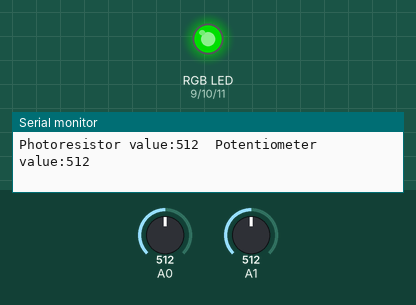
Simulated run of this sketch. Board: Arduino Uno, built with avr-gcc and run on an emulated ATmega328P. On the bench: an RGB LED mixed from three pins (HIGH = lit), the last lines printed to the serial monitor. Dashed ring = blinking. The inputs (shaded band) are chosen by the test bench; at power-on: A0 = 512, A1 = 512. Dim RGB values are drawn brighter than linear.

Above: at 1.29 s.
1.3 s: A0 set to 592
At 1.45 s:
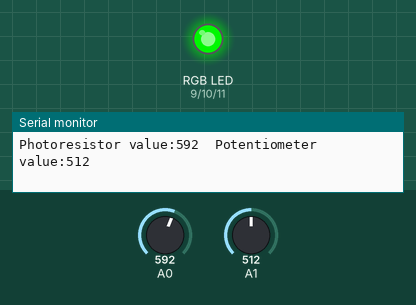
4.3 s: A0 set to 610
At 5.14 s:
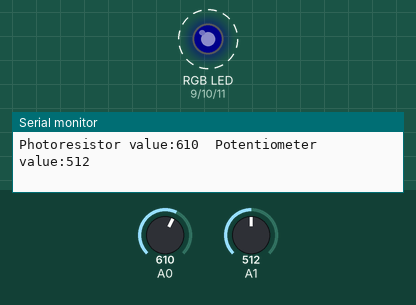
At 5.5 s:
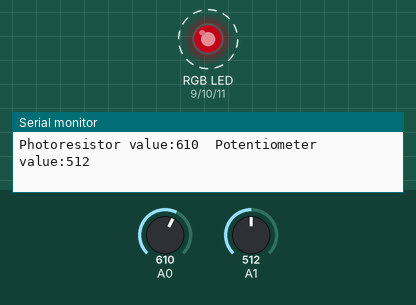
7.3 s: A1 set to 0
10.3 s: A0 set to 590
At 10.49 s:
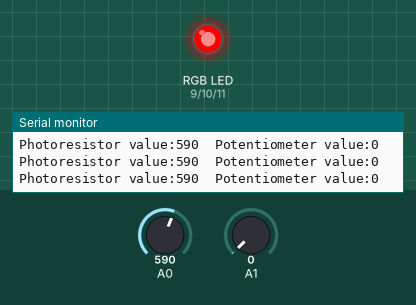
13.3 s: A1 set to 8
16.3 s: A1 set to 11
Timing chart, 0 to 20.3 s (numbered marks = the images above; inputs shaded):
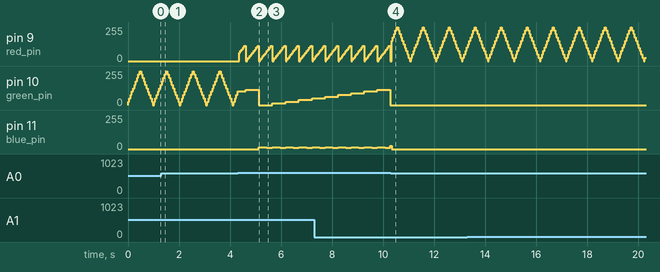

The sketch:

1d-nightlight.ino
```cpp
/*
  Terry Field, Student # 3721738
  COMP 444
  February 17th, 2025

  This sketch implements the coding challenges for Project 1D of the SparkFun Inventor's Kit
  guide.

  New behaviour includes pulsing the solid colours and cycling through all colours when the photoresistor
  value is above the threshold.

*/

int photoresistor;       // variable for storing photoresistor reading
int potentiometer;       // this variable stores a value based on the position of the knob
int threshold = 600;     // the threshold value below which to turn on the light, higher means more light on the photoresistor
float intensity = 0.0;   // intensity to display RGB values, 0% to 100%
bool increasing_brightness = true; // whether intensity is increasing or decreasing when pulsing the LED
unsigned int loop_count = 0;      // incremented every interation of the main loop

// LED pins
int red_pin = 9;
int green_pin = 10;
int blue_pin  = 11;

void setup() {
  Serial.begin(9600);
  pinMode(red_pin, OUTPUT);
  pinMode(green_pin, OUTPUT);
  pinMode(blue_pin, OUTPUT);
}

void loop() {
  loop_count++; // used when cycling through colours

  if (loop_count > 1000)
    loop_count = 0;

  photoresistor = analogRead(A0);
  potentiometer = analogRead(A1);

  Serial.print("Photoresistor value:");
  Serial.print(photoresistor);
  Serial.print("  Potentiometer value:");
  Serial.println(potentiometer);

  if (increasing_brightness) {
    intensity += 0.1;
  } else {
    intensity -= 0.1;
  }

  // Have we exceeded maximum brightness or exceeded maximum "darkness"? If so, reverse direction of change
  if (intensity > 1.0 || intensity < 0.0) {
    increasing_brightness = !increasing_brightness;
    if (intensity > 1.0)
      intensity = 1.0;
    else
      intensity = 0.0;
  }

  if (photoresistor < threshold) { // if dark turn on the nightlight
    if (potentiometer >= 0 && potentiometer <= 150)
      red();
    if (potentiometer > 150 && potentiometer <= 300)
      orange();
    if (potentiometer > 300 && potentiometer <= 450)
      yellow();
    if (potentiometer > 450 && potentiometer <= 600)
      green();
    if (potentiometer > 600 && potentiometer <= 750)
      cyan();
    if (potentiometer > 750 & potentiometer <= 900)
      blue();
    if (potentiometer > 900)
      magenta();
  } else {  // if it is not dark, cycle through all possible colours
    cycle_colours(loop_count);
  }
  delay(50); // short delay to make the serial output easier to read
}

/*
  This function calls the analogWrite functions to set the colours and intensity
  of the RGB LED.
*/
void light_rgb(float red, float green, float blue, float intensity) {
  // Negative values of rgb are possible due to rounding of float operations
  if (red < 0.0)
    red = 0;
  if (green < 0.0)
    green = 0;
  if (blue < 0.0)
    blue = 0;
  // intensity range is from 0.0 to 1.0 and second parameter of analogWrite has a range of 0 to 255.
  analogWrite(red_pin, int(intensity * 255 * red));
  analogWrite(green_pin, int(intensity * 255 * green));
  analogWrite(blue_pin, int(intensity * 255 * blue));
}

void red() {
  light_rgb(1.0, 0.0, 0.0, intensity); // 100% red
}

void orange() {
  light_rgb(1.0, 0.5, 0.0, intensity); // 100% red, 50% green
}

void yellow() {
  light_rgb(1.0, 1.0, 0.0, intensity);
}

void green() {
  light_rgb(0.0, 1.0, 0.0, intensity);
}

void cyan() {
  light_rgb(0.0, 1.0, 1.0, intensity);
}

void blue() {
  light_rgb(0.0, 0.0, 1.0, intensity);
}

void magenta() {
  light_rgb(1.0, 0.0, 1.0, intensity);
}

/*
  This function steps through all possible 1000 combinations of RGB values
  in 10% intensity increments.

  Range of integers from 0 to 999, where 1's is the red value percentage, 10's the green value percentage,
  100's the blue value percentage.
*/
void cycle_colours(int loop_count) {
  intensity = 0.50;
  light_rgb(loop_count % 10 / 10.0,
    (loop_count % 100 - (loop_count % 10))/ 100.0,
    (loop_count % 1000 - loop_count % 100 - loop_count % 10)/ 1000.0, intensity);
}
```

Measured:
- the behaviour switches between 599 and 600 on A0 (found by bisection; images 1 and 2)
- after the input at 4.3 s, pin 9 (red_pin): 0/255 → 63/255 after 0.05 s, then repeats every 0.52 s: 76/255 0.05 s, 89/255 0.05 s, 102/255 0.05 s, 114/255 0.05 s, 0/255 0.05 s, 12/255 0.05 s, 25/255 0.05 s, 38/255 0.05 s, 51/255 0.05 s, 63/255 0.05 s; pin 11 (blue_pin): alternates 12/255 for 0.31 s and 11/255 for 0.21 s, starting after 0.83 s
- after the input at 10.3 s, pin 10 (green_pin): stays 0/255 (without the input it goes to 12/255 after 0.49 s)
- by itself, pin 10 (green_pin): rises from 51/255 to 114/255 in 2.0 s, then falls to 0/255 in 0.51 s
